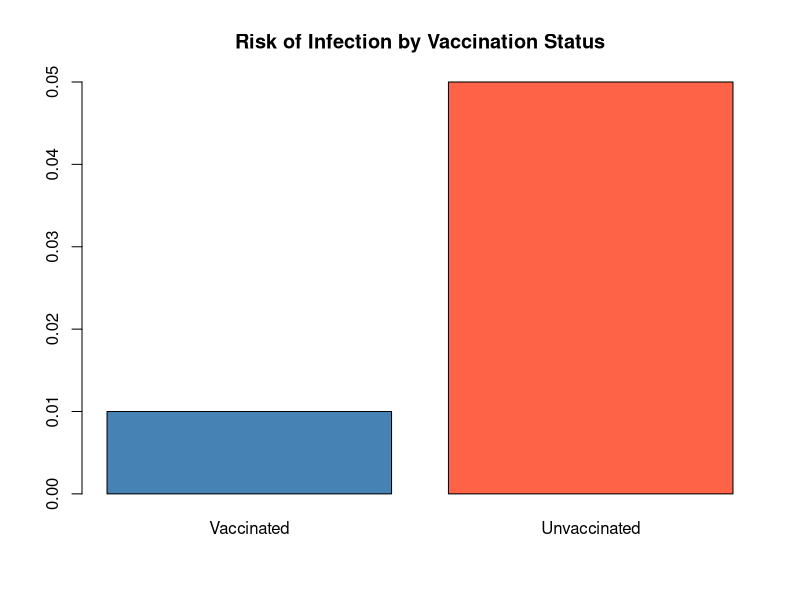

R code for this plot:
group <- c("Vaccinated", "Unvaccinated")
cases <- c(5, 25)
population <- c(500, 500)
risk <- cases / population

barplot(
  risk,
  names.arg = group,
  col = c("steelblue", "tomato"),
  main = "Risk of Infection by Vaccination Status"
)
